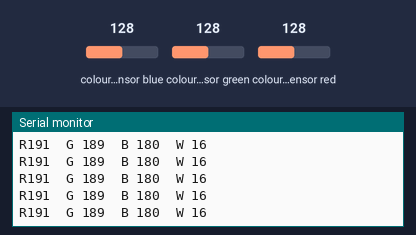
This sketch was run on a simulated Arduino Uno, built with avr-gcc and run on an emulated ATmega328P. Parts: the last lines printed to the serial monitor. Wiring (inferred from the names in the program): TCS3200 colour sensor: output A0; S2 pin 4; S3 pin 5; S0 pin 2; S1 pin 3. The test bench sets the inputs (shaded band); at power-on: colour sensor blue 128, colour sensor green 128, colour sensor red 128.

Above: at 1.2 s.
1.3 s: colour sensor blue set to 5
At 1.36 s:
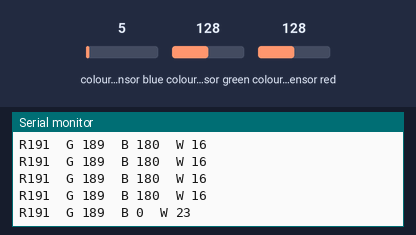
4.3 s: colour sensor green set to 5
At 4.39 s:
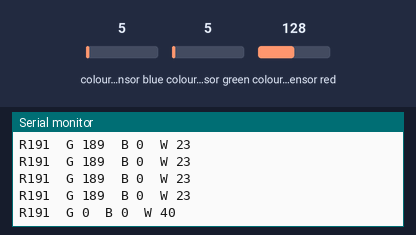
5.8 s: colour sensor red set to 5
At 5.8 s:
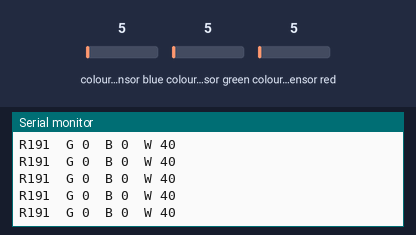
Timing chart, 0 to 8.8 s (numbered marks = the images above; inputs shaded):
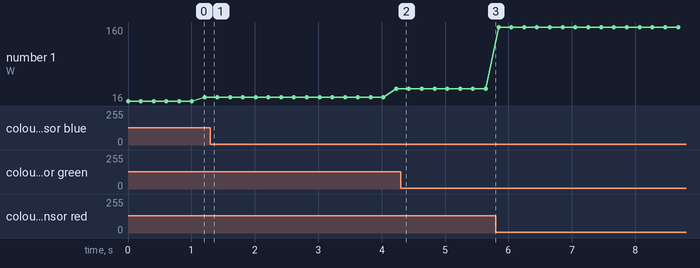

Measured:
- plotted number 1: 23 → 40 after the input at 1.3 s, 40 → 160 after the input at 5.8 s

The sketch:

_4_Color_Sensor_Prog2_arduino.ino
```cpp
const int s0=2; //Color sensor's S0 pin is connected to digital pin 2 of Arduino
const int s1=3;
const int s2=4;
const int s3=5;
const int sensorData=A0;
unsigned int data,dataR,dataG,dataB,valR,valG,valB = 0;

void setup()
{
  pinMode(s0,OUTPUT);pinMode(s1,OUTPUT);pinMode(s2,OUTPUT);pinMode(s3,OUTPUT);pinMode(sensorData,INPUT);
  Serial.begin(9600);
  //frequency scale 100%
  digitalWrite(s0,HIGH);digitalWrite(s1,HIGH);
}
void loop()
{
  //Getting Red color data s2 = LOW , s3 = LOW
  digitalWrite(s2,LOW);digitalWrite(s3,LOW);
  valR=pulseIn(sensorData,LOW);
          valR=constrain(valR,10,124);
          dataR=map(valR,10,124,255,0);
  Serial.print("R");Serial.print(dataR);
  Serial.print('\t');
  delay(100);


  //Getting Green color data s2 = HIGH , s3 = HIGH
  digitalWrite(s2,HIGH);digitalWrite(s3,HIGH);
  valG=pulseIn(sensorData,LOW);
          valG=constrain(valG,10,121);
          dataG=map(valG,10,121,255,0);
  Serial.print("G ");Serial.print(dataG);
  Serial.print('\t');
  //delay(100);

  //Getting Blue color data s2 = LOW , s3 = HIGH
  digitalWrite(s2,LOW);digitalWrite(s3,HIGH);
  valB=pulseIn(sensorData,LOW);
           valB=constrain(valB,9,110);
           dataB=map(valB,9,110,255,0);
  Serial.print("B ");Serial.print(dataB);
  Serial.print('\t');
  //delay(100);

  //Getting Clear filter data s2 = HIGH , s3 = LOW
  digitalWrite(s2,HIGH);digitalWrite(s3,LOW);
  data=pulseIn(sensorData,LOW);
  Serial.print("W ");Serial.print(data);
  Serial.println("");
  delay(100);

}
```
